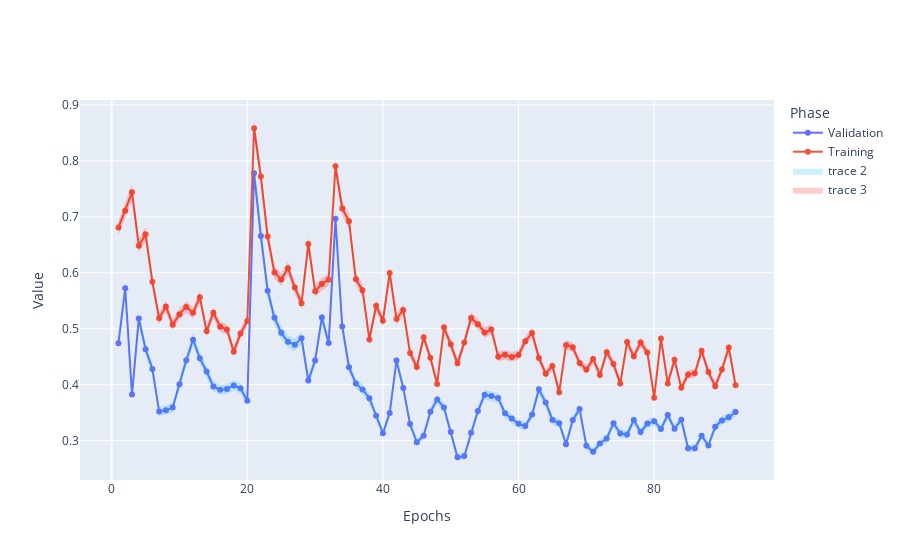

This figure's notebook cell:
### Code cell
#create_plots1(epochs_train, epochs_valid, epoch_valid_metrics)
#plots(epochs_train, epochs_valid, epoch_valid_metrics)


# In[30]:


import os
import plotly.express as px
import plotly.graph_objects as go

my_model_directory = os.path.join('./', 'Experiments/VGG13_histeq_tff')

y_train = []
with open(os.path.join(my_model_directory, "epochs_train.txt"), "r") as file1:
    for line in file1:
      y_train.append(float(line))


y_valid = []
with open(os.path.join(my_model_directory, "epochs_valid.txt"), "r") as file1:
    for line in file1:
      y_valid.append(float(line))


t = np.linspace(1, len(y_valid), len(y_valid))
x_rev = t[::-1]

valid_scores_mean = np.mean(y_valid)
valid_scores_std = np.std(y_valid)
train_scores_mean = np.mean(y_train)
train_scores_std = np.std(y_train)

ci_valid = []
ci_train = []

for i in range(len(y_valid)):
  ci_valid.append(0.1 * y_valid[i] * valid_scores_std / valid_scores_mean)
  ci_train.append(0.1 * y_train[i] * train_scores_std / train_scores_mean)

fig = go.Figure()
fig.add_trace(go.Scatter(x=t, y=y_valid,
                      mode='lines+markers',
                      name='Validation'))
  
fig.add_trace(go.Scatter(x=t, y=y_train,
                      mode='lines+markers',
                      name='Training'))

y_u_valid = []
y_l_valid = []

for i in range(len(y_valid)):
  y_u_valid.append(y_valid[i] + ci_valid[i])
  y_l_valid.append(y_valid[i] - ci_valid[i])
y_l_valid = y_l_valid[::-1]

fig.add_trace(go.Scatter(
  x=np.concatenate([t, x_rev]),
  y=np.concatenate([y_u_valid, y_l_valid]),
  fill='toself',
  fillcolor='rgba(0,176,246,0.2)',
  line_color='rgba(255,255,255,0)', 
))

y_u_train = []
y_l_train = []

for i in range(len(y_train)):
  y_u_train.append(y_train[i] + ci_train[i])
  y_l_train.append(y_train[i] - ci_train[i])
y_l_train = y_l_train[::-1]

fig.add_trace(go.Scatter(
  x=np.concatenate([t, x_rev]),
  y=np.concatenate([y_u_train, y_l_train]),
  fill='toself',
  fillcolor='rgba(255,0,0,0.2)',
  line_color='rgba(255,255,255,0)', 
))

fig.update_layout(legend_title_text = "Phase")
#fig.update_yaxes(type="log", title_text="Log(Value)")
fig.update_xaxes(title_text="Epochs")
fig.update_yaxes(title_text="Value")

### Figure 1 — Plotly figure (JSON) as saved in the notebook; plotly's stock layout.template omitted (floating-point values rounded to 4 significant figures; data arrays with more than 128 entries replaced by an {"elided": "..."} marker saying what was removed)
{"data": [{"mode": "lines+markers", "name": "Validation", "type": "scatter", "x": [1, 2, 3, 4, 5, 6, 7, 8, 9, 10, 11, 12, 13, 14, 15, 16, 17, 18, 19, 20, 21, 22, 23, 24, 25, 26, 27, 28, 29, 30, 31, 32, 33, 34, 35, 36, 37, 38, 39, 40, 41, 42, 43, 44, 45, 46, 47, 48, 49, 50, 51, 52, 53, 54, 55, 56, 57, 58, 59, 60, 61, 62, 63, 64, 65, 66, 67, 68, 69, 70, 71, 72, 73, 74, 75, 76, 77, 78, 79, 80, 81, 82, 83, 84, 85, 86, 87, 88, 89, 90, 91, 92], "y": [0.4743, 0.5721, 0.3823, 0.5182, 0.4635, 0.428, 0.3523, 0.3542, 0.3591, 0.4009, 0.4435, 0.4803, 0.4474, 0.4235, 0.3969, 0.3908, 0.3925, 0.3986, 0.3936, 0.3714, 0.7777, 0.6656, 0.5681, 0.5197, 0.493, 0.4766, 0.4715, 0.483, 0.4074, 0.4433, 0.5199, 0.4745, 0.6964, 0.504, 0.4313, 0.4023, 0.3913, 0.3759, 0.3446, 0.3133, 0.3495, 0.4432, 0.3939, 0.3297, 0.297, 0.3089, 0.3518, 0.3734, 0.3593, 0.3156, 0.2704, 0.2724, 0.3142, 0.3529, 0.3821, 0.3796, 0.3763, 0.3489, 0.3397, 0.33, 0.326, 0.3469, 0.3917, 0.3684, 0.3371, 0.331, 0.2937, 0.3369, 0.3564, 0.2909, 0.2801, 0.295, 0.3039, 0.331, 0.3129, 0.3109, 0.337, 0.3153, 0.3306, 0.3345, 0.3209, 0.346, 0.3211, 0.3374, 0.2863, 0.2863, 0.3088, 0.2913, 0.325, 0.3362, 0.3417, 0.3512]}, {"mode": "lines+markers", "name": "Training", "type": "scatter", "x": [1, 2, 3, 4, 5, 6, 7, 8, 9, 10, 11, 12, 13, 14, 15, 16, 17, 18, 19, 20, 21, 22, 23, 24, 25, 26, 27, 28, 29, 30, 31, 32, 33, 34, 35, 36, 37, 38, 39, 40, 41, 42, 43, 44, 45, 46, 47, 48, 49, 50, 51, 52, 53, 54, 55, 56, 57, 58, 59, 60, 61, 62, 63, 64, 65, 66, 67, 68, 69, 70, 71, 72, 73, 74, 75, 76, 77, 78, 79, 80, 81, 82, 83, 84, 85, 86, 87, 88, 89, 90, 91, 92], "y": [0.6808, 0.7109, 0.7439, 0.6482, 0.6688, 0.5841, 0.5185, 0.5398, 0.5073, 0.5261, 0.539, 0.5284, 0.5565, 0.4955, 0.5285, 0.5036, 0.4986, 0.4591, 0.4913, 0.5139, 0.8585, 0.7718, 0.6647, 0.6004, 0.5882, 0.6081, 0.5738, 0.5457, 0.6516, 0.567, 0.58, 0.5877, 0.7903, 0.7151, 0.6922, 0.5883, 0.5689, 0.4809, 0.5411, 0.5141, 0.5997, 0.5174, 0.5337, 0.4567, 0.4316, 0.4848, 0.448, 0.4014, 0.5025, 0.4721, 0.4382, 0.4755, 0.5193, 0.5081, 0.4934, 0.4986, 0.4501, 0.4534, 0.4497, 0.4533, 0.4778, 0.4923, 0.4479, 0.4196, 0.4336, 0.3865, 0.4708, 0.4667, 0.4387, 0.4272, 0.4457, 0.4174, 0.4582, 0.4369, 0.4019, 0.4762, 0.4507, 0.4754, 0.4574, 0.3768, 0.4828, 0.4021, 0.4444, 0.3943, 0.4181, 0.4202, 0.4606, 0.4226, 0.3972, 0.4272, 0.4664, 0.3991]}, {"fill": "toself", "fillcolor": "rgba(0,176,246,0.2)", "line": {"color": "rgba(255,255,255,0)"}, "type": "scatter", "x": {"elided": "184 int values"}, "y": {"elided": "184 float values"}}, {"fill": "toself", "fillcolor": "rgba(255,0,0,0.2)", "line": {"color": "rgba(255,255,255,0)"}, "type": "scatter", "x": {"elided": "184 int values"}, "y": {"elided": "184 float values"}}], "layout": {"autosize": true, "legend": {"title": {"text": "Phase"}}, "xaxis": {"autorange": true, "range": [-4.526, 97.53], "title": {"text": "Epochs"}, "type": "linear"}, "yaxis": {"autorange": true, "range": [0.2217, 0.9091], "title": {"text": "Value"}, "type": "linear"}}}
